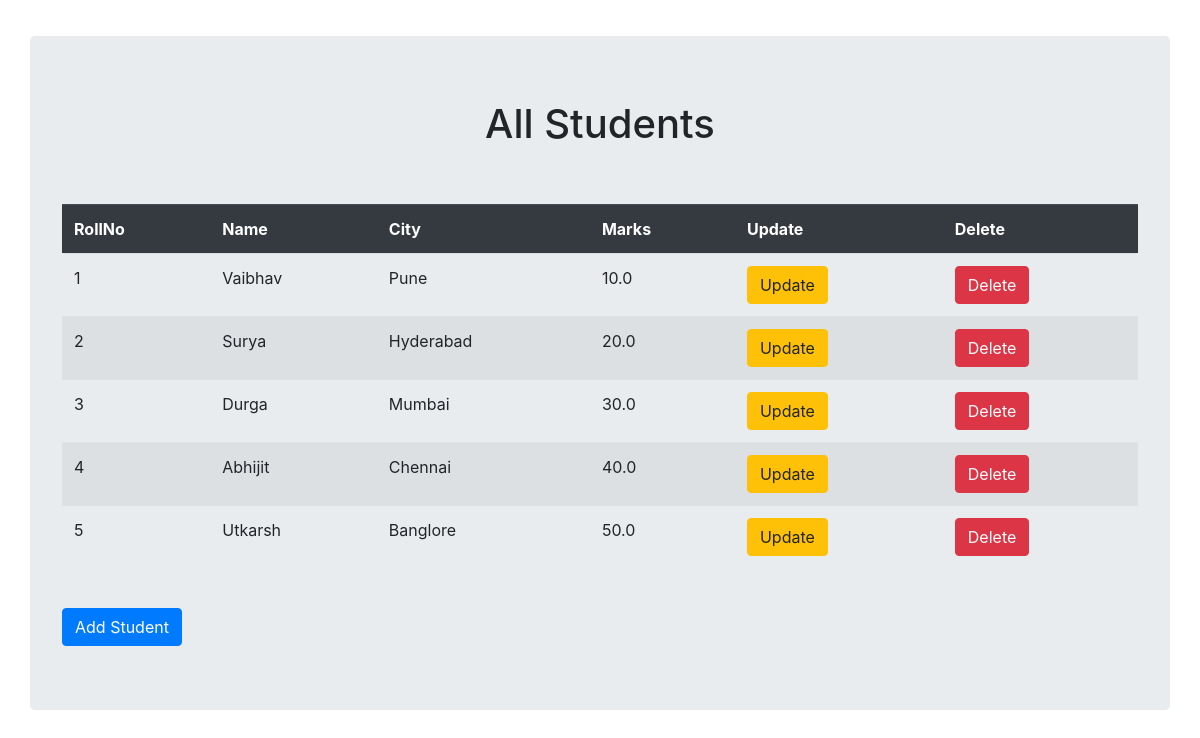
Page /student/retrive/ on the committed database.
### studentApp/models.py (models this page shows, shortened)
class Student(models.Model):
    rn = models.IntegerField(verbose_name='Roll No')
    name = models.CharField(max_length=32)
    city = models.CharField(max_length=32)
    marks = models.FloatField()

### studentApp/views.py (the view)
# urls.py: path('retrive/',StundentListView.as_view(),name='retrive'),
class StundentListView(ListView):
    model = Student

### templates/studentApp/student_list.html (shortened to what this page needs)
{% extends 'studentApp/layout.html' %}
{% block content %}
    <div class="container jumbotron">
    <h1 style="text-align: center;">All Students</h1>
    <br><br>
        {% if object_list %}
            <table class="table table-striped table-hover">
                <tr class="thead-dark">
                    <th>RollNo</th>
                    <th>Name</th>
                    <th>City</th>
                    <th>Marks</th>
                    <th>Update</th>
                    <th>Delete</th>
                </tr>
                {% for student in object_list %}
                    <tr>
                        <td>{{student.rn}}</td>
                        <td>{{student.name}}</td>
                        <td>{{student.city}}</td>
                        <td>{{student.marks}}</td>
                        <td><a href="{% url 'update' student.id %}"><button class="btn btn-warning">Update</button></a></td>
                        <td><a href="{% url 'delete' student.id %}"><button class="btn btn-danger">Delete</button></a></td>
                    </tr>
                {% endfor %}
            </table>
            <br>
            <a href="{% url 'create' %}">
                <button class="btn btn-primary">
                    Add Student
                </button>
            </a>
        {% endif %}
    </div>
{% endblock %}

### templates/studentApp/layout.html (shortened to what this page needs)
<!DOCTYPE html>
<html>
    <head>
        <link rel="stylesheet" href="https://cdn.jsdelivr.net/npm/bootstrap@4.6.0/dist/css/bootstrap.min.css">
    </head>
    <body style="margin-top: 3%;">
        {% block content %}{% endblock %}
    </body>
</html>

### rows in the picture
Student: rn "1", name "Vaibhav", city "Pune", marks "10.0"
Student: rn "2", name "Surya", city "Hyderabad", marks "20.0"
Student: rn "3", name "Durga", city "Mumbai", marks "30.0"
Student: rn "4", name "Abhijit", city "Chennai", marks "40.0"
Student: rn "5", name "Utkarsh", city "Banglore", marks "50.0"
